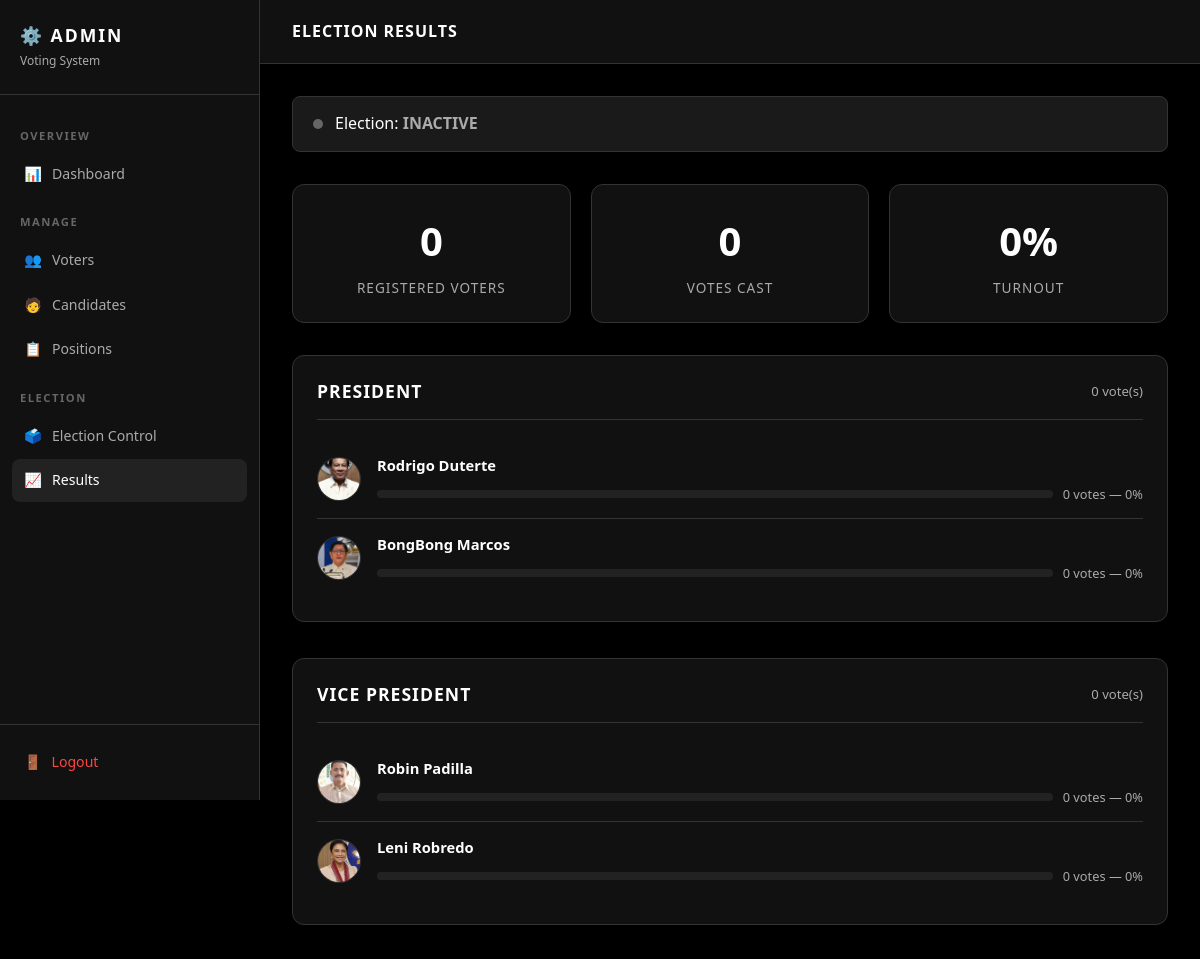
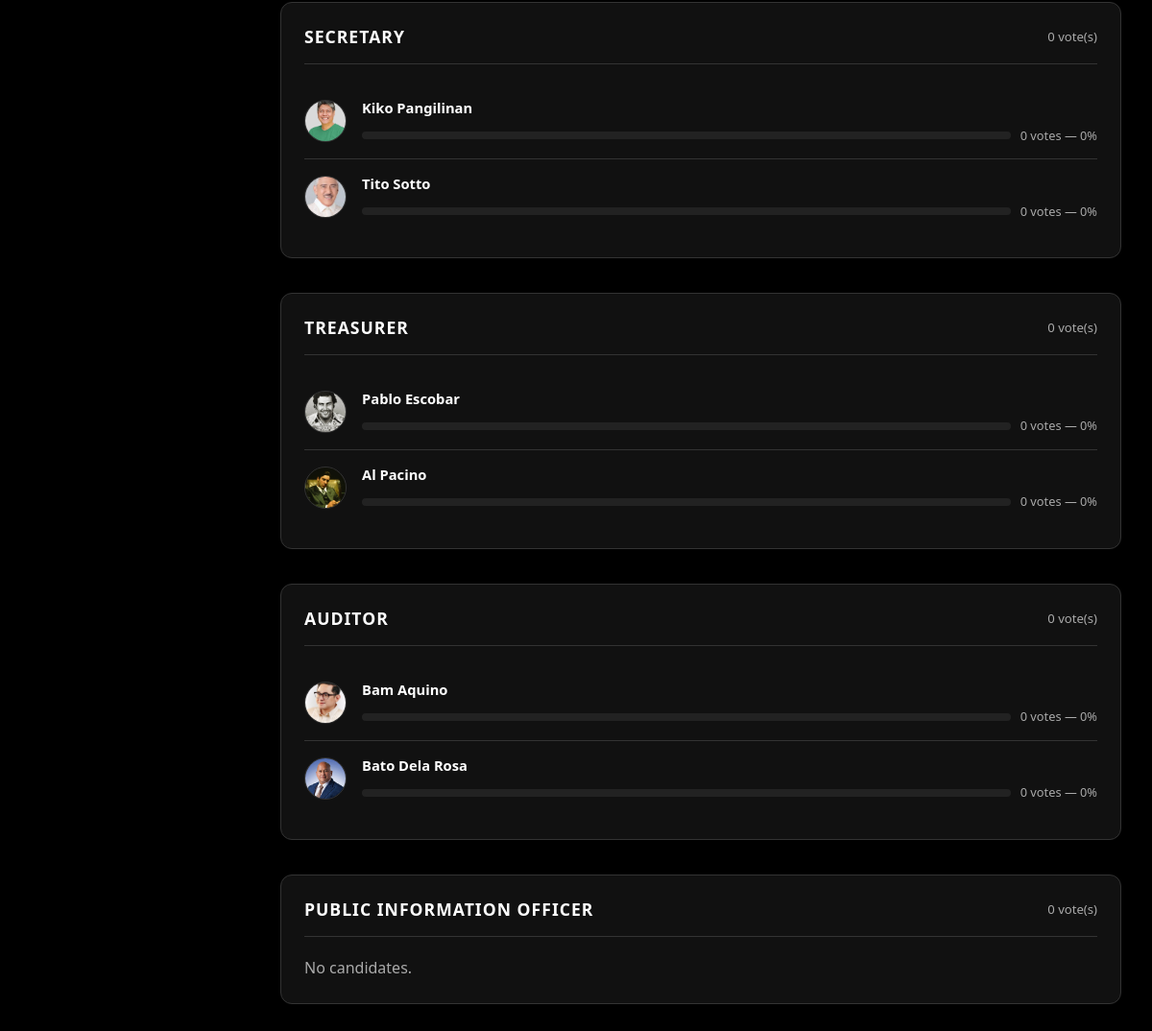
/admin/results.php (signed in), run on the app's committed database (2 pictures, top to bottom).
### tables this page shows
CREATE TABLE IF NOT EXISTS election_status (
    id INT AUTO_INCREMENT PRIMARY KEY,
    status ENUM('inactive','active','ended') DEFAULT 'inactive',
    updated_at TIMESTAMP DEFAULT CURRENT_TIMESTAMP ON UPDATE CURRENT_TIMESTAMP
);

CREATE TABLE IF NOT EXISTS positions (
    id INT AUTO_INCREMENT PRIMARY KEY,
    position_name VARCHAR(100) NOT NULL UNIQUE,
    created_at TIMESTAMP DEFAULT CURRENT_TIMESTAMP
);

CREATE TABLE IF NOT EXISTS candidates (
    id INT AUTO_INCREMENT PRIMARY KEY,
    position_id INT NOT NULL,
    first_name VARCHAR(100) NOT NULL,
    last_name VARCHAR(100) NOT NULL,
    photo VARCHAR(255) DEFAULT 'default.png',
    description TEXT,
    created_at TIMESTAMP DEFAULT CURRENT_TIMESTAMP,
    FOREIGN KEY (position_id) REFERENCES positions(id) ON DELETE CASCADE
);

### includes/auth.php (called while the page is built, shortened)
<?php
function getElectionStatus($conn) {
    $result = mysqli_query($conn, "SELECT status FROM election_status ORDER BY id DESC LIMIT 1");
    if ($row = mysqli_fetch_assoc($result)) {
        return $row['status'];
    }
    return 'inactive';
}

### admin/results.php (the view, shortened to what this page needs)
<?php
require_once '../includes/db.php';
require_once '../includes/auth.php';
$status = getElectionStatus($conn);
$total_cast = mysqli_fetch_assoc(mysqli_query($conn, "SELECT COUNT(DISTINCT voter_id) AS c FROM votes"))['c'];
$total_voters = mysqli_fetch_assoc(mysqli_query($conn, "SELECT COUNT(*) AS c FROM voters"))['c'];
$positions_result = mysqli_query($conn, "SELECT * FROM positions ORDER BY id ASC");
$positions_data = [];
while ($pos = mysqli_fetch_assoc($positions_result)) {
    $pid = $pos['id'];
    $tv_stmt = mysqli_prepare($conn, "SELECT COUNT(*) AS cnt FROM votes WHERE position_id = ?");
    mysqli_stmt_bind_param($tv_stmt, 'i', $pid);
    mysqli_stmt_execute($tv_stmt);
    $tv_row = mysqli_fetch_assoc(mysqli_stmt_get_result($tv_stmt));
    $position_total = $tv_row['cnt'];
    $cstmt = mysqli_prepare($conn, "
        SELECT c.id, c.first_name, c.last_name, c.photo,
               COUNT(v.id) AS vote_count
        FROM candidates c
        LEFT JOIN votes v ON v.candidate_id = c.id AND v.position_id = ?
        WHERE c.position_id = ?
        GROUP BY c.id
        ORDER BY vote_count DESC, c.last_name ASC
    ");
    mysqli_stmt_bind_param($cstmt, 'ii', $pid, $pid);
    mysqli_stmt_execute($cstmt);
    $cres = mysqli_stmt_get_result($cstmt);
    $candidates = [];
    while ($c = mysqli_fetch_assoc($cres)) {
        $c['percentage'] = $position_total > 0 ? round(($c['vote_count'] / $position_total) * 100, 1) : 0;
        $candidates[] = $c;
    }
    $pos['candidates'] = $candidates;
    $pos['total_votes'] = $position_total;
    $positions_data[] = $pos;
}
?>
<!DOCTYPE html>
<html lang="en">
<head>
    <link rel="stylesheet" href="../css/style.css">
</head>
<body>
<div class="admin-wrapper">
    <?php include 'includes/sidebar.php'; ?>
    <main class="admin-main">
        <div class="admin-topbar">
            <h2>Election Results</h2>
        </div>
        <div class="admin-body">
            <div class="election-status-bar">
                <div class="election-status-dot <?= $status ?>"></div>
                <span>Election: <strong>
                    <?php if($status === 'active'): ?>
                        <span class="text-success">ACTIVE</span>
                    <?php elseif($status === 'ended'): ?>
                        <span class="text-danger">ENDED</span>
                    <?php else: ?>
                        <span class="text-muted">INACTIVE</span>
                    <?php endif; ?>
                </strong></span>
            </div>
            <div class="stats-grid">
                <div class="stat-card">
                    <div class="stat-number"><?= $total_voters ?></div>
                    <div class="stat-label">Registered Voters</div>
                </div>
                <div class="stat-card">
                    <div class="stat-number"><?= $total_cast ?></div>
                    <div class="stat-label">Votes Cast</div>
                </div>
                <div class="stat-card">
                    <div class="stat-number"><?= $total_voters > 0 ? round(($total_cast / $total_voters) * 100, 1) : 0 ?>%</div>
                    <div class="stat-label">Turnout</div>
                </div>
            </div>
            <?php foreach ($positions_data as $pos): ?>
            <div class="card results-position">
                <div class="card-header">
                    <h3><?= htmlspecialchars($pos['position_name']) ?></h3>
                    <span class="text-muted" style="font-size:0.82rem;"><?= $pos['total_votes'] ?> vote(s)</span>
                </div>
                <?php if (empty($pos['candidates'])): ?>
                    <p class="text-muted">No candidates.</p>
                <?php else: ?>
                    <?php foreach ($pos['candidates'] as $i => $c): ?>
                    <div class="result-candidate">
                        <?php if ($c['photo'] && $c['photo'] !== 'default.png' && file_exists('../uploads/candidates/' . $c['photo'])): ?>
                            <img src="../uploads/candidates/<?= htmlspecialchars($c['photo']) ?>" class="result-candidate-photo" alt="">
                        <?php else: ?>
                            <div class="result-candidate-photo" style="display:flex;align-items:center;justify-content:center;font-size:1.2rem;">👤</div>
                        <?php endif; ?>
                        <div class="result-candidate-info">
                            <div class="result-candidate-name">
                                <?= htmlspecialchars($c['first_name'] . ' ' . $c['last_name']) ?>
                            </div>
                            <div class="result-bar-wrap">
                                <div class="progress"><div class="progress-bar" style="width:<?= $c['percentage'] ?>%"></div></div>
                                <span class="result-votes"><?= $c['vote_count'] ?> votes — <?= $c['percentage'] ?>%</span>
                            </div>
                        </div>
                    </div>
                    <?php endforeach; ?>
                <?php endif; ?>
            </div>
            <?php endforeach; ?>
        </div>
    </main>
</div>
</body>
</html>

### css/style.css (style rules this page uses)
*, *::before, *::after { box-sizing: border-box; margin: 0; padding: 0; }
:root { --bg: #000000; --surface: #111111; --surface2: #1a1a1a; --surface3: #222222; --border: #333333; --border-light: #444444; --text: #ffffff; --text-muted: #aaaaaa; --text-dim: #666666; --accent: #ffffff; --accent-hover: #dddddd; --danger: #ff4444; --success: #44ff88; --warning: #ffaa00; --radius: 8px; --radius-lg: 12px; --shadow: 0 4px 20px rgba(0,0,0,0.8); --shadow-sm: 0 2px 8px rgba(0,0,0,0.5); --transition: 0.2s ease; }
html { font-size: 16px; }
body { background: var(--bg); color: var(--text); font-family: 'Segoe UI', Arial, sans-serif; line-height: 1.6; min-height: 100vh; }
h1, h2, h3, h4, h5 { font-weight: 700; line-height: 1.3; }
h2 { font-size: 1.5rem; }
h3 { font-size: 1.25rem; }
.card { background: var(--surface); border: 1px solid var(--border); border-radius: var(--radius-lg); padding: 24px; margin-bottom: 24px; box-shadow: var(--shadow-sm); }
.card-header { padding-bottom: 16px; margin-bottom: 20px; border-bottom: 1px solid var(--border); display: flex; align-items: center; justify-content: space-between; gap: 12px; }
.card-header h2, .card-header h3 { font-size: 1.1rem; text-transform: uppercase; letter-spacing: 1px; }
.stats-grid { display: grid; grid-template-columns: repeat(auto-fit, minmax(200px, 1fr)); gap: 20px; margin-bottom: 32px; }
.stat-card { background: var(--surface); border: 1px solid var(--border); border-radius: var(--radius-lg); padding: 24px; text-align: center; transition: border-color var(--transition); }
.stat-card .stat-number { font-size: 2.5rem; font-weight: 700; }
.stat-card .stat-label { color: var(--text-muted); font-size: 0.85rem; text-transform: uppercase; letter-spacing: 1px; margin-top: 4px; }
.progress { background: var(--surface3); border-radius: 20px; height: 8px; overflow: hidden; }
.admin-wrapper { display: flex; min-height: 100vh; }
.admin-main { flex: 1; overflow: hidden; }
.admin-topbar { background: var(--surface); border-bottom: 1px solid var(--border); padding: 0 32px; height: 64px; display: flex; align-items: center; justify-content: space-between; }
.admin-topbar h2 { font-size: 1rem; text-transform: uppercase; letter-spacing: 1px; }
.admin-body { padding: 32px; }
.results-position { margin-bottom: 36px; }
.result-candidate { display: flex; align-items: center; gap: 16px; padding: 14px 0; border-bottom: 1px solid var(--border); }
.result-candidate:last-child { border-bottom: none; }
.result-candidate-photo { width: 44px; height: 44px; border-radius: 50%; object-fit: cover; background: var(--surface3); border: 1px solid var(--border); flex-shrink: 0; }
.result-candidate-info { flex: 1; min-width: 0; }
.result-candidate-name { font-weight: 600; font-size: 0.92rem; display: flex; align-items: center; gap: 8px; }
.result-bar-wrap { margin-top: 6px; display: flex; align-items: center; gap: 10px; }
.result-bar-wrap .progress { flex: 1; }
.result-votes { font-size: 0.8rem; color: var(--text-muted); white-space: nowrap; }
.election-status-bar { background: var(--surface2); border: 1px solid var(--border); border-radius: var(--radius); padding: 14px 20px; display: flex; align-items: center; gap: 12px; margin-bottom: 32px; }
.election-status-dot { width: 10px; height: 10px; border-radius: 50%; flex-shrink: 0; }
.election-status-dot.inactive { background: var(--text-dim); }
.text-muted { color: var(--text-muted); }

### data on the page
positions: position_name "PRESIDENT", total_votes "0"
candidates: photo (picture), first_name+last_name "Rodrigo Duterte", vote_count "0", percentage "0"
candidates: photo (picture), first_name+last_name "BongBong Marcos", vote_count "0", percentage "0"
positions: position_name "VICE PRESIDENT", total_votes "0"
candidates: photo (picture), first_name+last_name "Robin Padilla", vote_count "0", percentage "0"
candidates: photo (picture), first_name+last_name "Leni Robredo", vote_count "0", percentage "0"
positions: position_name "SECRETARY", total_votes "0"
candidates: photo (picture), first_name+last_name "Kiko Pangilinan", vote_count "0", percentage "0"
candidates: photo (picture), first_name+last_name "Tito Sotto", vote_count "0", percentage "0"
positions: position_name "TREASURER", total_votes "0"
candidates: photo (picture), first_name+last_name "Pablo Escobar", vote_count "0", percentage "0"
candidates: photo (picture), first_name+last_name "Al Pacino", vote_count "0", percentage "0"
positions: position_name "AUDITOR", total_votes "0"
candidates: photo (picture), first_name+last_name "Bam Aquino", vote_count "0", percentage "0"
candidates: photo (picture), first_name+last_name "Bato Dela Rosa", vote_count "0", percentage "0"
positions: position_name "PUBLIC INFORMATION OFFICER", total_votes "0", shows "No candidates."

### other printed values
$total_voters "0"
$total_cast "0"
